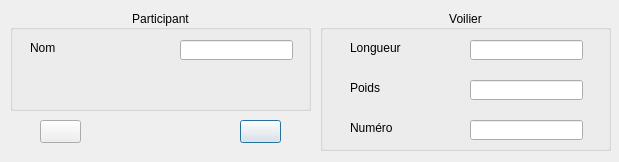
<?xml version="1.0" encoding="UTF-8"?>
<ui version="4.0">
 <class>Participant</class>
 <widget class="QDialog" name="Participant">
  <property name="geometry">
   <rect>
    <x>0</x>
    <y>0</y>
    <width>619</width>
    <height>162</height>
   </rect>
  </property>
  <property name="windowTitle">
   <string>Dialog</string>
  </property>
  <widget class="QGroupBox" name="groupBox">
   <property name="geometry">
    <rect>
     <x>10</x>
     <y>10</y>
     <width>301</width>
     <height>101</height>
    </rect>
   </property>
   <property name="title">
    <string>Participant</string>
   </property>
   <property name="alignment">
    <set>Qt::AlignCenter</set>
   </property>
   <widget class="QLineEdit" name="nom">
    <property name="geometry">
     <rect>
      <x>170</x>
      <y>30</y>
      <width>113</width>
      <height>20</height>
     </rect>
    </property>
   </widget>
   <widget class="QLabel" name="label">
    <property name="geometry">
     <rect>
      <x>20</x>
      <y>30</y>
      <width>101</width>
      <height>16</height>
     </rect>
    </property>
    <property name="text">
     <string>Nom</string>
    </property>
   </widget>
  </widget>
  <widget class="QGroupBox" name="groupBox_2">
   <property name="geometry">
    <rect>
     <x>320</x>
     <y>10</y>
     <width>291</width>
     <height>141</height>
    </rect>
   </property>
   <property name="title">
    <string>Voilier</string>
   </property>
   <property name="alignment">
    <set>Qt::AlignCenter</set>
   </property>
   <widget class="QLineEdit" name="longueur">
    <property name="geometry">
     <rect>
      <x>150</x>
      <y>30</y>
      <width>113</width>
      <height>20</height>
     </rect>
    </property>
   </widget>
   <widget class="QLineEdit" name="poids">
    <property name="geometry">
     <rect>
      <x>150</x>
      <y>70</y>
      <width>113</width>
      <height>20</height>
     </rect>
    </property>
   </widget>
   <widget class="QLabel" name="label_2">
    <property name="geometry">
     <rect>
      <x>30</x>
      <y>30</y>
      <width>81</width>
      <height>16</height>
     </rect>
    </property>
    <property name="text">
     <string>Longueur</string>
    </property>
   </widget>
   <widget class="QLabel" name="label_3">
    <property name="geometry">
     <rect>
      <x>30</x>
      <y>70</y>
      <width>81</width>
      <height>16</height>
     </rect>
    </property>
    <property name="text">
     <string>Poids</string>
    </property>
   </widget>
   <widget class="QLineEdit" name="numero">
    <property name="geometry">
     <rect>
      <x>150</x>
      <y>110</y>
      <width>113</width>
      <height>20</height>
     </rect>
    </property>
   </widget>
   <widget class="QLabel" name="label_4">
    <property name="geometry">
     <rect>
      <x>30</x>
      <y>110</y>
      <width>81</width>
      <height>16</height>
     </rect>
    </property>
    <property name="text">
     <string>Numéro</string>
    </property>
   </widget>
  </widget>
  <widget class="QPushButton" name="valid">
   <property name="geometry">
    <rect>
     <x>240</x>
     <y>120</y>
     <width>41</width>
     <height>23</height>
    </rect>
   </property>
   <property name="layoutDirection">
    <enum>Qt::LeftToRight</enum>
   </property>
   <property name="autoFillBackground">
    <bool>false</bool>
   </property>
   <property name="styleSheet">
    <string notr="true">background-image: url(:/valider2.png);</string>
   </property>
   <property name="text">
    <string/>
   </property>
  </widget>
  <widget class="QPushButton" name="annul">
   <property name="geometry">
    <rect>
     <x>40</x>
     <y>120</y>
     <width>41</width>
     <height>23</height>
    </rect>
   </property>
   <property name="styleSheet">
    <string notr="true">background-image: url(:/annuler2.png);</string>
   </property>
   <property name="text">
    <string/>
   </property>
  </widget>
 </widget>
 <resources/>
 <connections/>
</ui>
